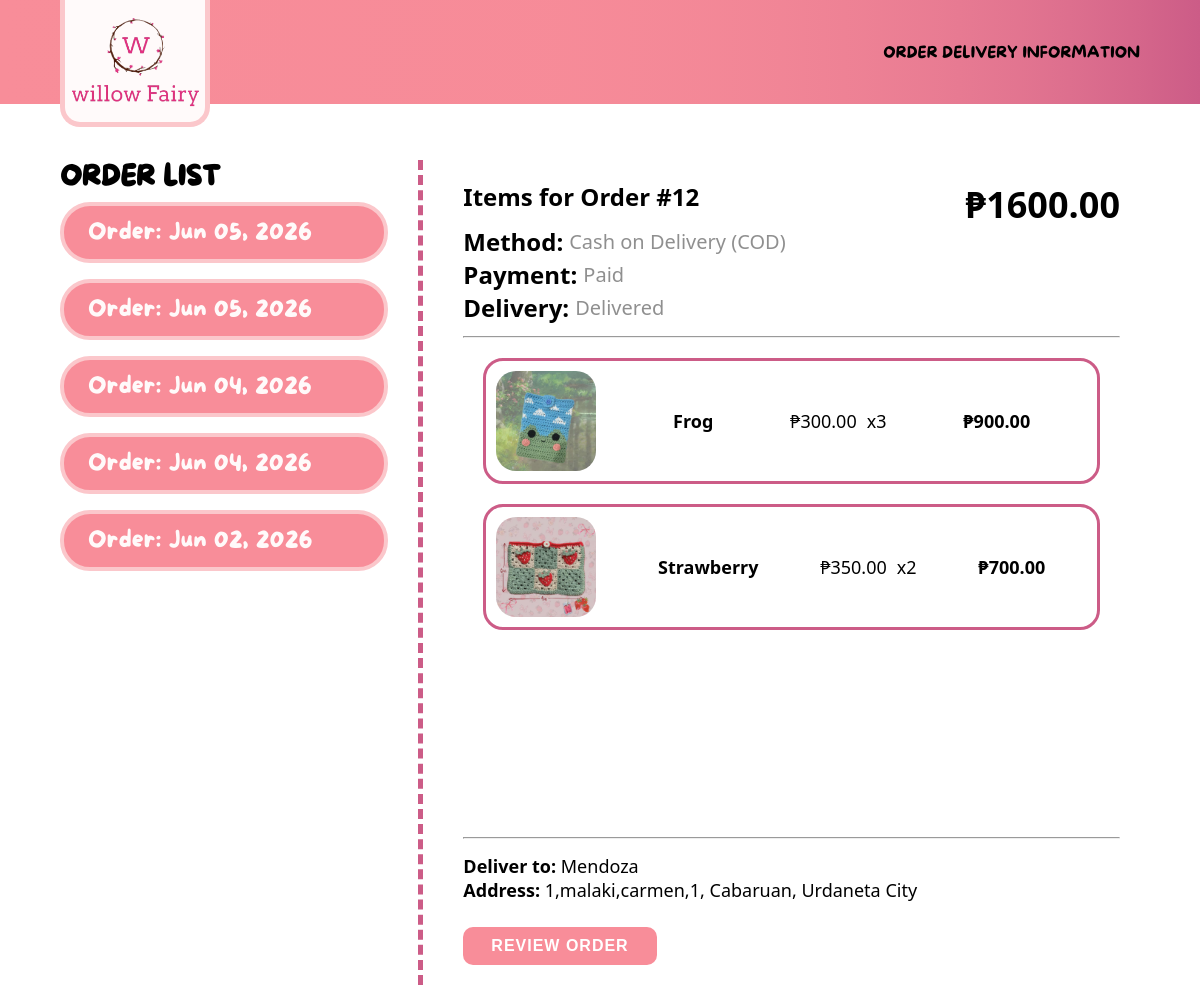
Screenshot of /accounts/delivery?order=12 (signed in) with the database file from the repository.
### dashboard/models.py (models this page shows, shortened)
class Order(models.Model):
    DELIVERY_STATUS_CHOICES = [
        ('Pending', 'Preparing / Pending'),
        ('Out for Delivery', 'Out for Delivery'),
        ('Delivered', 'Delivered'),
        ('Cancelled', 'Cancelled'),
    ]
    PAYMENT_STATUS_CHOICES = [
        ('Unpaid', 'Unpaid / Pending COD'),
        ('Awaiting Verification', 'Awaiting GCash Verification'),
        ('Paid', 'Paid'),
        ('Refunded', 'Refunded'),
    ]
    PAYMENT_METHOD_CHOICES = [
        ('cod', 'Cash on Delivery (COD)'),
        ('gcash', 'GCash Online Payment'),
    ]
    customer = models.ForeignKey(Customer, on_delete=models.CASCADE, related_name='orders')
    date_ordered = models.DateTimeField(auto_now_add=True)
    delivery_status = models.CharField(max_length=20, choices=DELIVERY_STATUS_CHOICES, default='Pending')
    payment_status = models.CharField(max_length=25, choices=PAYMENT_STATUS_CHOICES, default='Unpaid')
    payment_method = models.CharField(max_length=10, choices=PAYMENT_METHOD_CHOICES, default='cod')
    gcash_number = models.CharField(max_length=20, blank=True, null=True)
    gcash_reference = models.CharField(max_length=50, blank=True, null=True, unique=True)
    payment_proof = models.ImageField(upload_to='payment_proofs/', blank=True, null=True)
    full_name = models.CharField(max_length=100)
    mobile_number = models.CharField(max_length=20)
    street_address = models.CharField(max_length=255)
    barangay = models.CharField(max_length=100)
    region = models.CharField(max_length=100, default="Region I (Ilocos Region)")
    province = models.CharField(max_length=100, default="Pangasinan")
    city = models.CharField(max_length=100, default="Urdaneta City")
    postal_code = models.CharField(max_length=10, default="2428")
    address_type = models.CharField(max_length=10, choices=[('home', 'Home'), ('office', 'Office')], default='home')
    landmarks = models.CharField(max_length=255, blank=True, null=True)
    @property
    def grand_total(self):
        return sum((item.subtotal for item in self.order_items.all()), Decimal('0.00'))

class OrderItem(models.Model):
    order = models.ForeignKey(Order, on_delete=models.CASCADE, related_name='order_items')
    item = models.ForeignKey(Item, on_delete=models.SET_NULL, null=True, blank=True)
    item_name = models.CharField(max_length=100)
    price_at_purchase = models.DecimalField(max_digits=10, decimal_places=2)
    quantity = models.PositiveIntegerField(default=1)
    @property
    def subtotal(self):
        price = self.price_at_purchase if self.price_at_purchase is not None else Decimal('0.00')
        raw_subtotal = price * self.quantity
        return raw_subtotal.quantize(Decimal('0.01'), rounding=ROUND_HALF_UP)

class Item(models.Model):
    id = models.AutoField(primary_key=True)
    date_created = models.DateTimeField(auto_now_add=True)
    name = models.CharField(max_length=100)
    price = models.DecimalField(max_digits=10, decimal_places=2)
    image = models.ImageField(upload_to="products/", null=True, blank=True)
    is_in_stock = models.BooleanField(default=True, verbose_name="In Stock")

### accounts/views.py (the view)
# urls.py: path('delivery', views.view_order, name='view_order'),
@login_required
def view_order(request):
    customer_orders = Order.objects.filter(customer__user=request.user).order_by('-date_ordered')
    selected_order_id = request.GET.get('order')
    selected_order = None
    if customer_orders.exists():
        if selected_order_id:
            selected_order = customer_orders.filter(id=selected_order_id).first()
        if not selected_order:
            selected_order = customer_orders.first()
    context = {
        'orders': customer_orders,
        'selected_order': selected_order  # Pass the single chosen order to the template
    }
    return render(request, 'accounts/delivery.html', context)

### accounts/templates/accounts/delivery.html (shortened to what this page needs)
{% extends 'public_login_base.html' %}
{% block sign-direction %}
    <div class="signup-text">
        <p class="signup">ORDER DELIVERY INFORMATION</p>
    </div>
{% endblock sign-direction %}
{% block content %}
    <div class="order-margin">
        <div class="delivery-right-container">
            <h1 class="order-list-title">ORDER LIST </h1>
            <div class="order-list-container">
                {% for order in orders %}
                    <a href="?order={{ order.id }}" class="order-btn {% if order.id == selected_order.id %}active-order{% endif %}">
                        Order: {{ order.date_ordered|date:"M d, Y" }}
                    </a>
                {% empty %}
                    <p class="no-orders-text">You haven't placed any orders yet!</p>
                {% endfor %}
            </div>
        </div>
        <div class="delivery-left-container">
            <div class="order-item-list-container">
                {% if selected_order %}
                <div class="selected-order-header">
                    <div class="selected-order-header-left">
                        <h3 class="selected-order-title">Items for Order #{{ selected_order.id }}</h3>
                        <div class="selected-order-status-stack">
                            <div class="status-row">
                                <span class="status-label">Method:</span>
                                <span class="badge-status badge-method--{{ selected_order.payment_method|slugify }}">{{ selected_order.get_payment_method_display }}</span>
                            </div>
                            <div class="status-row">
                                <span class="status-label">Payment:</span>
                                <span class="badge-status badge-payment--{{ selected_order.payment_status|slugify }}">{{ selected_order.get_payment_status_display }}</span>
                            </div>
                            <div class="status-row">
                                <span class="status-label">Delivery:</span>
                                <span class="badge-status badge-delivery--{{ selected_order.delivery_status|slugify }}">{{ selected_order.get_delivery_status_display }}</span>
                            </div>
                        </div>
                    </div>
                    <div class="selected-order-header-right">
                        <h3 class="selected-order-total-price"> ₱{{ selected_order.grand_total }}</h3>
                    </div>
                </div>
                <hr>
                <div class="order-cards-scroll-area">
                    {% for order_item in selected_order.order_items.all %}
                        {% include 'accounts/order_item_card.html' %}
                    {% endfor %}
                </div>
                <hr>
                <div class="order-delivery-details">
                    <p class="order-delivery-details-text"><strong>Deliver to:</strong> {{ selected_order.full_name }}</p>
                    <p class="order-delivery-details-text"><strong>Address:</strong> {{ selected_order.street_address }}, {{ selected_order.barangay }}, {{ selected_order.city }}</p>
                </div>
               {% if selected_order.delivery_status == 'Delivered' %}
    <div class="around-payment review-flat-section">
        <label for="toggle-review-box" class="payment-btn-upload review-trigger-btn">
            REVIEW ORDER
        </label>
    </div>
{% endif %}
                {% else %}
                    <p class="no-orders-text">No transaction details available.</p>
                {% endif %}
            </div>
        </div>
    </div>
{% endblock content %}

### accounts/templates/accounts/order_item_card.html
{% load static %}
<div class="order-item-card">
    {% if order_item.item.image %}
        <img src="{{ order_item.item.image.url }}" class="order-item-image" alt="{{ order_item.item.name }}">
    {% else %}
        <img src="{% static 'images/product-placeholder.jpg' %}" class="order-item-image" alt="Placeholder">
    {% endif %}
    <div class="order-item-specs">
        <h6 class="order-item-name">{{ order_item.item.name|title }}</h6>
        <div class="order-item-details">
            <span class="order-item-price">₱{{ order_item.item.price }}</span>
            <span class="order-item-quantity">x{{ order_item.quantity }}</span>
        </div>
        <h6 class="order-item-total-price">₱{{ order_item.subtotal }}</h6>
    </div>
</div>

### static/variable.css (style rules this page uses)
* { margin: 0; padding: 0; box-sizing: border-box; }
:root { --primary-color:#F88D99; --secondary-color: #CC5C87; --accent-color:#fbc7cb; --contrast-color: #fffafa; --text-color: #000000; --shadow-text-color: #00000070; --font-family: "MoreSugar"; --font-family-sub: "Segoe UI"; }

### static/nav/public_login_nav.css (style rules this page uses)
.signup { font-family: MoreSugar; color: var(--text-color); font-size: 16px; text-decoration: none; }
.signup-text { display: flex; flex-direction: column; justify-content: flex-end; align-items: flex-end; }

### static/account/delivery.css (style rules this page uses)
.order-margin { margin-left: 5vw; margin-right: 5vw; display: flex; height: 825px; overflow: hidden; }
.order-list-title { font-family: var(--font-family); font-size: 28px; }
.delivery-right-container { flex: 1; display: flex; flex-direction: column; padding-right: 30px; border-right: 5px dashed var(--secondary-color); height: 100%; }
.order-list-container { display: flex; flex-direction: column; align-items: center; flex: 1; overflow-y: auto; scrollbar-width: none; }
.order-btn { border: 4px solid var(--accent-color); border-radius: 30px; margin: 8px 0; background-color: var(--primary-color); padding: 12px 24px; color: var(--contrast-color); font-size: 24px; font-family: var(--font-family); text-decoration: none; width: 100%; box-sizing: border-box; transition: background-color 0.2s ease, transform 0.1s ease; }
.delivery-left-container { flex: 2; padding: 20px 20px 20px 40px; display: flex; flex-direction: column; height: 100%; }
.order-item-list-container { display: flex; flex-direction: column; height: 100%; width: 100%; }
.order-cards-scroll-area { flex: 1; display: flex; flex-direction: column; gap: 20px; width: 100%; overflow-y: auto; scrollbar-width: none; padding: 20px; }
.order-delivery-details { padding-top: 15px; background-color: transparent; flex-shrink: 0; }
.selected-order-header { display: flex; justify-content: space-between; }
.selected-order-title { font-size: 24px; font-family: var(--font-family-sub); }
.selected-order-sub-title, .badge-status { font-size: 20px; font-family: var(--font-family-sub); }
.selected-order-status-stack { display: flex; flex-direction: column; margin: 12px 0; }
.status-row { display: flex; align-items: center; gap: 6px; }
.status-label { font-size: 1.5rem; font-weight: 600; font-family: var(--font-family-sub); color: var(--text-color); min-width: 70px; display: inline-block; }
.badge-status { color: var(--shadow-text-color); font-size: 20px; }
.selected-order-total-price { font-family: var(--font-family-sub); font-size: 36px; }
.order-delivery-details-text { font-size: 18px; font-family: var(--font-family-sub); }
.review-flat-section { margin-top: 20px; width: 100%; }
.review-trigger-btn { display: inline-block; width: auto; padding: 10px 24px; font-size: 1rem; border-radius: 10px; user-select: none; text-align: center; }

### static/account/order_item_card.css (style rules this page uses)
.order-item-card { display: flex; border: 3px solid var(--secondary-color); border-radius: 20px; }
.order-item-image, .order-item-name, .order-item-details, .order-item-price, .order-item-quantity, .order-item-total-price { display: flex; justify-content: center; align-items: center; margin: 5px; font-size: 18px; font-family: var(--font-family-sub); }
.order-item-image { height: 100px; width: 100px; border-radius: 20px; margin: 10px; }
.order-item-specs { width: 100%; display: flex; justify-content: space-evenly; }

### static/account/gcash_portal.css (style rules this page uses)
.around-payment { font-family: 'More Sugar', 'Comic Sans MS', 'Arial Black', sans-serif; margin-top: 25px; width: 100%; }
.around-payment .payment-btn-upload { display: block; width: 100%; background-color: var(--primary-color); color: #ffffff; font-size: 1.1rem; font-weight: 900; text-align: center; padding: 14px 24px; border-radius: 14px; cursor: pointer; box-sizing: border-box; border: none; letter-spacing: 1px; transition: background-color 0.2s ease, transform 0.1s ease; }
.around-payment label.payment-btn-upload { width: auto; padding: 10px 28px; font-size: 1rem; border-radius: 10px; display: inline-block; }

### rows the page displays
Order: date_ordered "Jun 05, 2026"
Order: date_ordered "Jun 05, 2026", id "12", payment_method "Cash on Delivery (COD)", payment_status "Paid", delivery_status "Delivered", grand_total "1600.00", full_name "Mendoza", street_address "1,malaki,carmen,1", barangay "Cabaruan", city "Urdaneta City"
Order: date_ordered "Jun 04, 2026"
Order: date_ordered "Jun 04, 2026"
Order: date_ordered "Jun 02, 2026"
OrderItem: item.image (picture), item.name "Frog", item.price "300.00", quantity "3", subtotal "900.00"
OrderItem: item.image (picture), item.name "Strawberry", item.price "350.00", quantity "2", subtotal "700.00"
